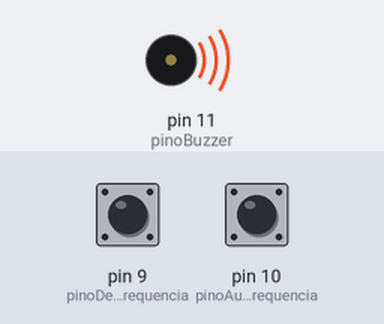
Recording of a sketch running on a simulated Arduino Uno, built with avr-gcc and run on an emulated ATmega328P. Shown: buzzer (waves = sounding). The inputs (shaded band) are chosen by the test bench; at power-on: pin 9 (pinoDecrementaFrequencia) HIGH, pin 10 (pinoAumentaFrequencia) HIGH.

Above: at 0.5 s.
Timing chart, 0 to 4.6 s (numbered marks = the images above):
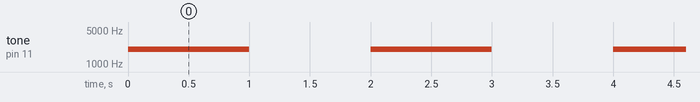

The sketch:

mudando_frequencia_buzzer.ino
```cpp
/*

*/

int frequenciaInicial = 2000;
int pinoBuzzer = 11;
int pinoAumentaFrequencia = 10;
int pinoDecrementaFrequencia = 9;

void setup() {
  pinMode(pinoBuzzer, OUTPUT);
  pinMode(pinoAumentaFrequencia, INPUT_PULLUP);
  pinMode(pinoDecrementaFrequencia, INPUT_PULLUP);
}

void loop() {


  if(digitalRead(pinoAumentaFrequencia) == LOW){
    frequenciaInicial += 100;
  }

  if(digitalRead(pinoDecrementaFrequencia) == LOW){
    frequenciaInicial -= 100;
  }


  tone(pinoBuzzer, frequenciaInicial); // gera frequencia no buzzer
  delay(1000);
  noTone(pinoBuzzer); // para frequencia no buzzer
  delay(1000);


}
```

Measured:
- by itself, tone on pin 11 (pinoBuzzer): alternates 2000 Hz for 1.0 s and silent for 1.0 s
